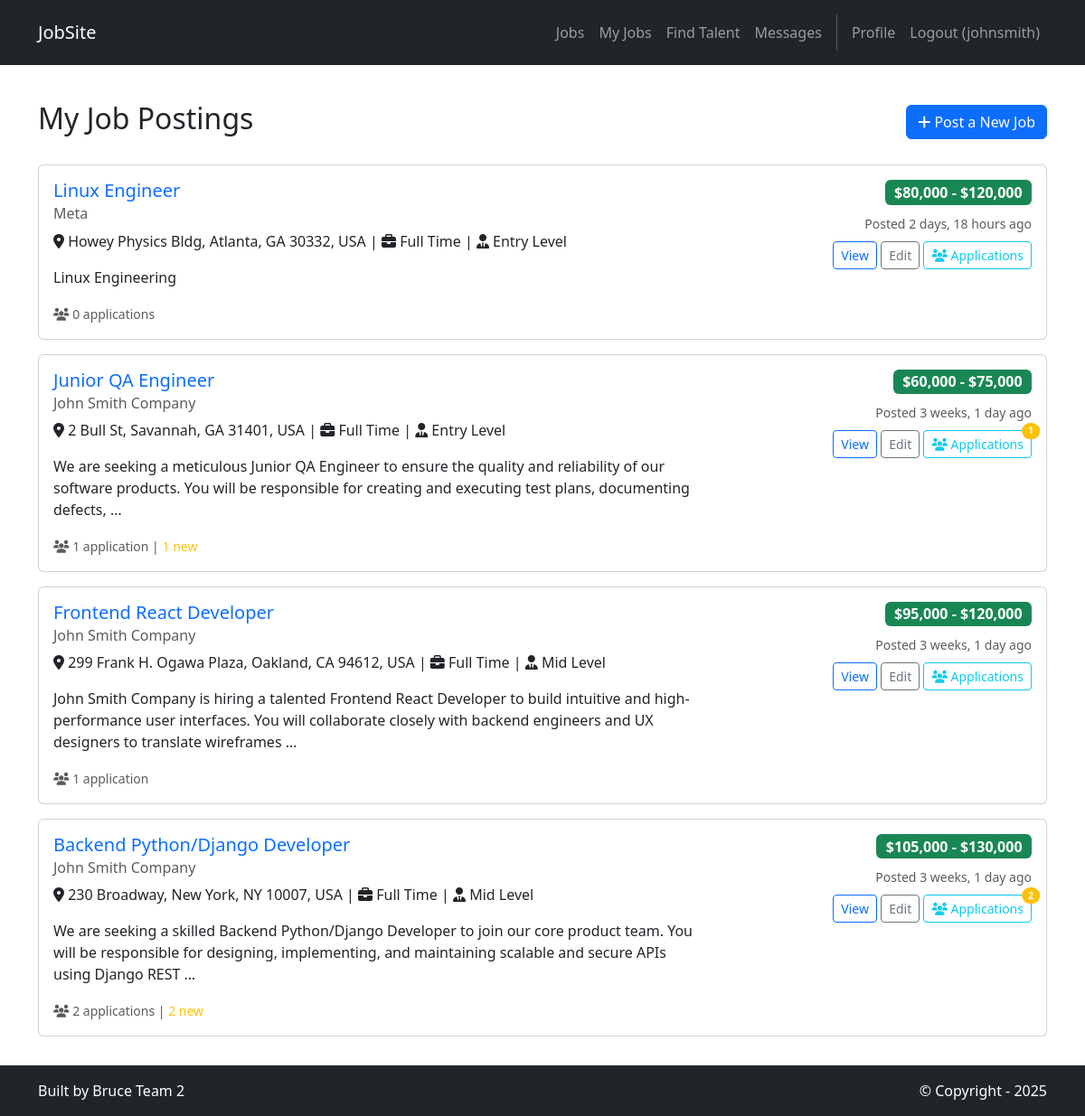
/jobs/my-jobs/ (signed in), run on the app's committed database.
### jobs/models.py (models this page shows, shortened)
class Job(models.Model):
    JOB_TYPES = [
        ('full-time', 'Full Time'),
        ('part-time', 'Part Time'),
        ('contract', 'Contract'),
        ('internship', 'Internship'),
        ('freelance', 'Freelance'),
    ]
    EXPERIENCE_LEVELS = [
        ('entry', 'Entry Level'),
        ('mid', 'Mid Level'),
        ('senior', 'Senior Level'),
        ('executive', 'Executive'),
    ]
    WORK_TYPES = [
        ('remote', 'Remote'),
        ('onsite', 'On-site'),
        ('hybrid', 'Hybrid'),
    ]
    title = models.CharField(max_length=200)
    company = models.CharField(max_length=200)
    location = models.CharField(max_length=200)
    job_type = models.CharField(max_length=20, choices=JOB_TYPES, default='full-time')
    experience_level = models.CharField(max_length=20, choices=EXPERIENCE_LEVELS, default='entry')
    work_type = models.CharField(max_length=20, choices=WORK_TYPES, default='onsite')
    skills = models.TextField(blank=True, help_text="Comma-separated list of required skills")
    salary_min = models.DecimalField(max_digits=10, decimal_places=2, null=True, blank=True)
    salary_max = models.DecimalField(max_digits=10, decimal_places=2, null=True, blank=True)
    visa_sponsorship = models.BooleanField(default=False, help_text="Does this position offer visa sponsorship?")
    description = models.TextField()
    requirements = models.TextField()
    benefits = models.TextField(blank=True)
    posted_by = models.ForeignKey(User, on_delete=models.CASCADE, related_name='posted_jobs')
    created_at = models.DateTimeField(default=timezone.now)
    updated_at = models.DateTimeField(auto_now=True)
    is_active = models.BooleanField(default=True)
    application_deadline = models.DateField(null=True, blank=True)
    class Meta:
        ordering = ['-created_at']
    @property
    def salary_range(self):
        if self.salary_min and self.salary_max:
            return f"${self.salary_min:,.0f} - ${self.salary_max:,.0f}"
        elif self.salary_min:
            return f"${self.salary_min:,.0f}+"
        elif self.salary_max:
            return f"Up to ${self.salary_max:,.0f}"
        else:
            return "Salary not specified"

### jobs/views.py (the view)
# urls.py: path('my-jobs/', views.my_jobs, name='jobs.my_jobs'),
@login_required
def my_jobs(request):
    try:
        if not request.user.profile.is_recruiter:
            messages.error(request, 'Only recruiters can manage job postings.')
            return redirect('jobs.list')
    except:
        messages.error(request, 'Profile not found. Please contact support.')
        return redirect('home.index')
    jobs = Job.objects.filter(posted_by=request.user).order_by('-created_at')
    for job in jobs:
        job.application_count = Application.objects.filter(job=job).count()
        job.new_applications_count = Application.objects.filter(job=job, status='applied').count()
    template_data = {
        'title': 'My Job Postings',
        'jobs': jobs,
    }
    return render(request, 'jobs/my_jobs.html', {'template_data': template_data})

### accounts/models.py (called while the page is built)
    @property
    def is_recruiter(self):
        return self.user_type == 'recruiter'

### jobs/templates/jobs/my_jobs.html (shortened to what this page needs)
{% extends 'base.html' %}
{% block content %}
<div class="p-3 mt-4">
  <div class="container">
    <div class="row">
      <div class="col-12">
        <div class="d-flex justify-content-between align-items-center mb-4">
          <h2>My Job Postings</h2>
          <a href="{% url 'jobs.create' %}" class="btn btn-primary">
            <i class="fas fa-plus"></i> Post a New Job
          </a>
        </div>
        {% if template_data.jobs %}
          {% for job in template_data.jobs %}
          <div class="card mb-3">
            <div class="card-body">
              <div class="row">
                <div class="col-md-8">
                  <h5 class="card-title">
                    <a href="{% url 'jobs.detail' job.id %}" class="text-decoration-none">
                      {{ job.title }}
                    </a>
                  </h5>
                  <h6 class="card-subtitle mb-2 text-muted">{{ job.company }}</h6>
                  <p class="card-text">
                    <i class="fas fa-map-marker-alt"></i> {{ job.location }} |
                    <i class="fas fa-briefcase"></i> {{ job.get_job_type_display }} |
                    <i class="fas fa-user-tie"></i> {{ job.get_experience_level_display }}
                  </p>
                  <p class="card-text">{{ job.description|truncatewords:30 }}</p>
                  <div class="mt-2">
                    <small class="text-muted">
                      <i class="fas fa-users"></i>
                      {{ job.application_count }} application{{ job.application_count|pluralize }}
                      {% if job.new_applications_count > 0 %}
                        | <span class="text-warning">{{ job.new_applications_count }} new</span>
                      {% endif %}
                    </small>
                  </div>
                </div>
                <div class="col-md-4 text-end">
                  <div class="mb-2">
                    <span class="badge bg-success fs-6">{{ job.salary_range }}</span>
                  </div>
                  <small class="text-muted">
                    Posted {{ job.created_at|timesince }} ago
                  </small>
                  <div class="mt-2">
                    <a href="{% url 'jobs.detail' job.id %}" class="btn btn-outline-primary btn-sm">
                      View
                    </a>
                    <a href="{% url 'jobs.edit' job.id %}" class="btn btn-outline-secondary btn-sm">
                      Edit
                    </a>
                    <a href="{% url 'jobs.applications' job.id %}" class="btn btn-outline-info btn-sm position-relative">
                      <i class="fas fa-users"></i> Applications
                      {% if job.new_applications_count > 0 %}
                        <span class="position-absolute top-0 start-100 translate-middle badge rounded-pill bg-warning">
                          {{ job.new_applications_count }}
                        </span>
                      {% endif %}
                    </a>
                  </div>
                </div>
              </div>
            </div>
          </div>
          {% endfor %}
        {% endif %}
      </div>
    </div>
  </div>
</div>
{% endblock content %}

### jobsite/templates/base.html (shortened to what this page needs)
<!DOCTYPE html>
<html>
  {% load static %}
  <head>
    <link href="https://cdn.jsdelivr.net/npm/bootstrap@5.3.3/dist/css/bootstrap.min.css" rel="stylesheet">
    <link rel="stylesheet" href="https://cdnjs.cloudflare.com/ajax/libs/font-awesome/6.1.1/css/all.min.css">
    <link rel="stylesheet" href="https://code.jquery.com/ui/1.14.1/themes/base/jquery-ui.css">
  </head>
  <body class="d-flex flex-column min-vh-100">
    <nav class="p-3 navbar navbar-dark bg-dark navbar-expand-lg">
      <div class="container">
        <a class="navbar-brand" href="{% url 'home.index' %}">
          <p class="mb-0">JobSite</p>
        </a>
        <div class="collapse navbar-collapse" id="navbarNavAltMarkup">
          <div class="navbar-nav ms-auto navbar-ml">
            <a class="nav-link" href="{% url 'jobs.list' %}">Jobs</a>
            {% if user.is_authenticated %}
              {% if user.profile.is_recruiter %}
                <a class="nav-link" href="{% url 'jobs.my_jobs' %}">My Jobs</a>
                <a class="nav-link" href="{% url 'candidates.candidate_search' %}">Find Talent</a>
              {% elif user.profile.is_job_seeker %}
                <a class="nav-link" href="{% url 'jobs.my_applications' %}">My Applications</a>
              {% endif %}
              <a class="nav-link" href="{% url 'messaging:inbox' %}">Messages</a>
              <a class="nav-link" href="{% url 'accounts.profile' user.username %}">Profile</a>
              <a class="nav-link" href="{% url 'accounts.logout' %}">Logout ({{ user.username }})</a>
            {% else %}
              <a class="nav-link" href="{% url 'accounts.login' %}">Login</a>
              <a class="nav-link" href="{% url 'accounts.signup' %}">Sign Up</a>
            {% endif %}
          </div>
        </div>
      </div>
    </nav>
    <div class="flex-grow-1">
      {% block content %}
      {% endblock content %}
    </div>
    <section class="p-3 ms-footer-bottom bg-dark">
      <div class="container d-flex justify-content-between">
        <div class="me-5 text-white">
          <span>Built by Bruce Team 2</span>
        </div>
        <div class="text-white">
          <span>© Copyright - 2025</span>
        </div>
      </div>
    </section>
  </body>
</html>

### data on the page
Job: title "Linux Engineer", company "Meta", location "Howey Physics Bldg, Atlanta, GA 30332, USA", job_type "Full Time", experience_level "Entry Level", description "Linux Engineering", application_count "0", salary_range "$80,000 - $120,000", created_at "2 days, 18 hours"
Job: title "Junior QA Engineer", company "John Smith Company", location "2 Bull St, Savannah, GA 31401, USA", job_type "Full Time", experience_level "Entry Level", description "We are seeking a meticulous Junior QA Engineer to ensure the quality and reliability of our software products. You will be responsible for creating and executing test plans, documenting defects, …", application_count "1", new_applications_count "1", salary_range "$60,000 - $75,000", created_at "3 weeks, 1 day"
Job: title "Frontend React Developer", company "John Smith Company", location "299 Frank H. Ogawa Plaza, Oakland, CA 94612, USA", job_type "Full Time", experience_level "Mid Level", description "John Smith Company is hiring a talented Frontend React Developer to build intuitive and high-performance user interfaces. You will collaborate closely with backend engineers and UX designers to translate wireframes …", application_count "1", salary_range "$95,000 - $120,000", created_at "3 weeks, 1 day"
Job: title "Backend Python/Django Developer", company "John Smith Company", location "230 Broadway, New York, NY 10007, USA", job_type "Full Time", experience_level "Mid Level", description "We are seeking a skilled Backend Python/Django Developer to join our core product team. You will be responsible for designing, implementing, and maintaining scalable and secure APIs using Django REST …", application_count "2", new_applications_count "2", salary_range "$105,000 - $130,000", created_at "3 weeks, 1 day"

### other printed values
{{ user.username }} "johnsmith"
